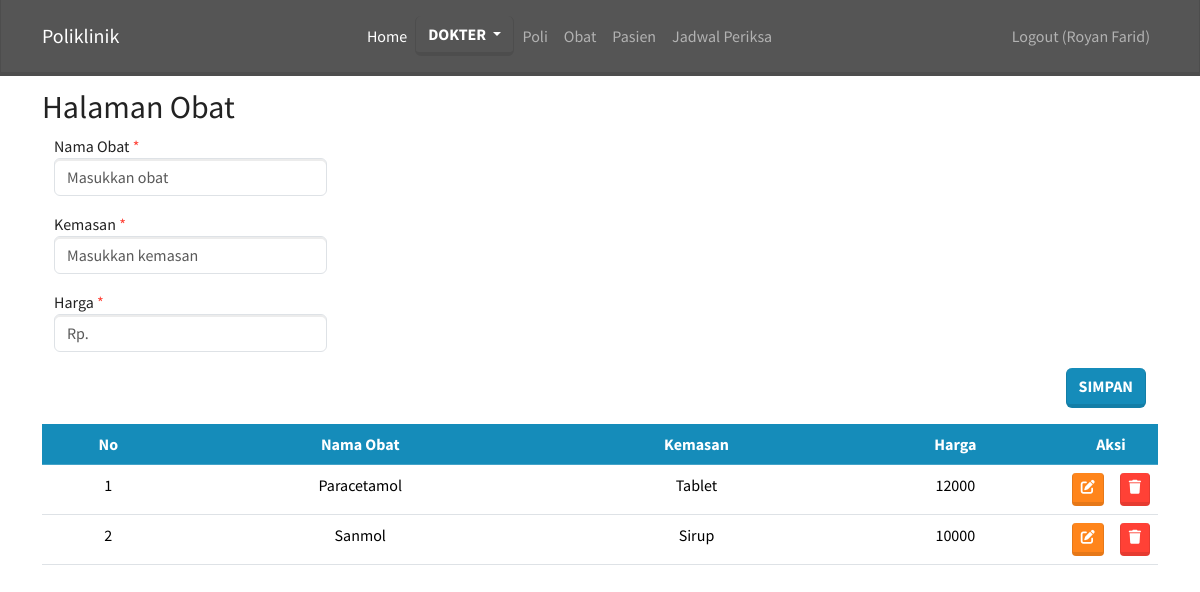
Screenshot of /index.php?page=obat (signed in) with the database file from the repository.
### tables this page shows
CREATE TABLE `obat` (
  `id` int UNSIGNED NOT NULL,
  `nama_obat` varchar(50) NOT NULL,
  `kemasan` varchar(35) NOT NULL,
  `harga` int NOT NULL
);

### obat.php (the view, shortened to what this page needs)
<main id="obat-page">
    <div class="container" style="margin-top: 5.5rem;">
        <div class="row">
            <h2 class="ps-0">Halaman Obat</h2>
            <div class="container">
                <form action="" method="POST" onsubmit="return(validate());">
                    <?php
                    $nama_obat = '';
                    $kemasan = '';
                    $harga = '';
                    ?>
                    <div class="mb-3 w-25">
                        <label for="nama_obat">Nama Obat <span class="text-danger">*</span></label>
                        <input type="text" name="nama_obat" class="form-control" required placeholder="Masukkan obat" value="<?php echo $nama_obat ?>">
                    </div>
                    <div class="mb-3 w-25">
                        <label for="kemasan">Kemasan <span class="text-danger">*</span></label>
                        <input type="text" name="kemasan" class="form-control" required placeholder="Masukkan kemasan" value="<?php echo $kemasan ?>">
                    </div>
                    <div class="mb-3 w-25">
                        <label for="harga">Harga <span class="text-danger">*</span></label>
                        <input type="number" name="harga" class="form-control" required placeholder="Rp. " value="<?php echo $harga ?>">
                    </div>
                    <div class="d-flex justify-content-end mt-2">
                        <button type="submit" name="simpanData" class="btn btn-primary">Simpan</button>
                    </div>
                </form>
            </div>
            <div class="table-responsive mt-3 px-0">
                <table class="table text-center">
                    <thead class="table-primary">
                        <tr>
                            <th valign="middle">No</th>
                            <th valign="middle">Nama Obat</th>
                            <th valign="middle">Kemasan</th>
                            <th valign="middle">Harga</th>
                            <th valign="middle" style="width: 0.5%;" colspan="2">Aksi</th>
                        </tr>
                    </thead>
                    <tbody>
                        <?php
                            $result = mysqli_query($mysqli, "SELECT * FROM obat");
                            $no = 1;
                            while ($data = mysqli_fetch_array($result)) :
                            ?>
                                <tr>
                                    <td><?php echo $no++ ?></td>
                                    <td><?php echo $data['nama_obat'] ?></td>
                                    <td><?php echo $data['kemasan'] ?></td>
                                    <td><?php echo $data['harga'] ?></td>
                                    <td>
                                        <a class="btn btn-sm btn-warning text-white" href="index.php?page=obat&id=<?php echo $data['id'] ?>">
                                            <i class="fa-solid fa-pen-to-square"></i>
                                        </a>
                                    </td>
                                    <td>
                                        <a href="index.php?page=obat&id=<?php echo $data['id'] ?>&aksi=hapus" class="btn btn-sm btn-danger text-white">
                                            <i class="fa-solid fa-trash"></i>
                                        </a>
                                    </td>
                                </tr>
                        <?php endwhile; ?>
                    </tbody>
                </table>
            </div>
        </div>
    </div>
</main>

### rows the page displays
obat: nama_obat "Paracetamol", kemasan "Tablet", harga "12000"
obat: nama_obat "Sanmol", kemasan "Sirup", harga "10000"

### other values shown
$_SESSION['fullname'] "Royan Farid"
